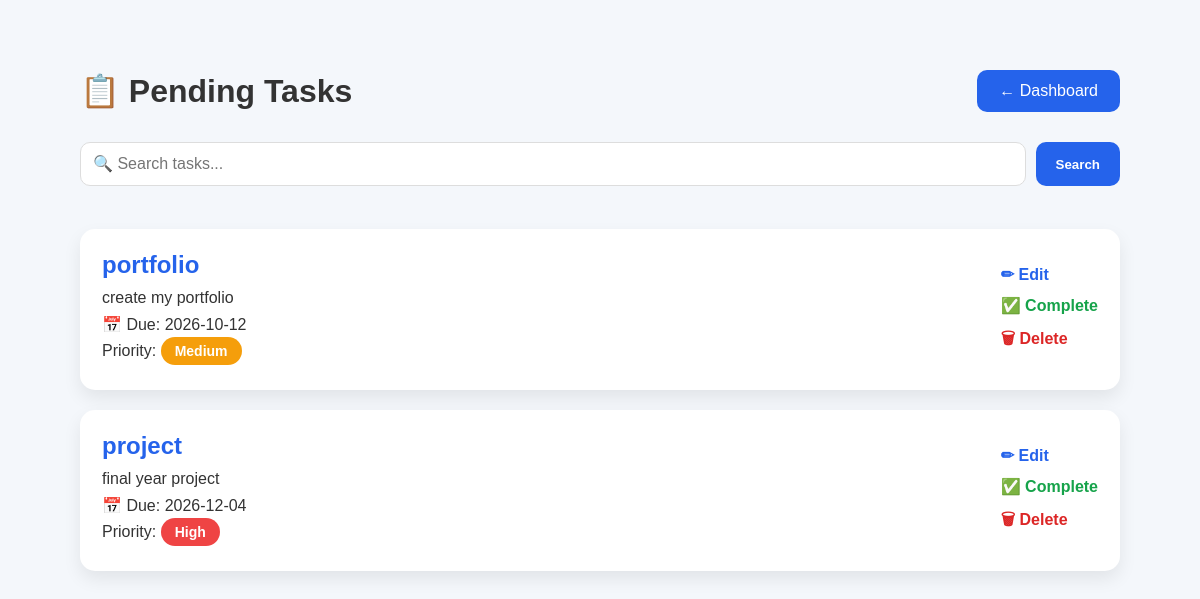
Screenshot of /pending (signed in) with the database file from the repository.
### tables this page shows
CREATE TABLE tasks(
    id INTEGER PRIMARY KEY AUTOINCREMENT,
    user_id INTEGER NOT NULL,
    title TEXT NOT NULL,
    description TEXT,
    due_date TEXT,
    priority TEXT,
    completed INTEGER DEFAULT 0,

    FOREIGN KEY(user_id)
    REFERENCES users(id)
);

### app.py (the view)
@app.route("/pending")
def pending_tasks():
    if "user_id" not in session:
        return redirect("/login")
    search = request.args.get("search", "")
    conn = sqlite3.connect("database/taskflow.db")
    cursor = conn.cursor()
    cursor.execute("""
        SELECT *
        FROM tasks
        WHERE user_id = ?
        AND completed = 0
        AND title LIKE ?
        ORDER BY due_date
    """, (session["user_id"], f"%{search}%"))
    tasks = cursor.fetchall()
    conn.close()
    return render_template(
        "pending_tasks.html",
        tasks=tasks,
        search=search
    )

### templates/pending_tasks.html
<link rel="stylesheet"
      href="{{ url_for('static', filename='css/style.css') }}">
<div class="page-container">
    <div class="page-header">
        <h1>📋 Pending Tasks</h1>
        <a href="/dashboard" class="register-btn">
            ← Dashboard
        </a>
    </div>
    <form method="GET" action="/pending" class="search-form">
    <input
        type="text"
        name="search"
        placeholder="🔍 Search tasks..."
        value="{{ search }}">
    <button type="submit">
        Search
    </button>
</form>
<br>
    {% if tasks %}
        {% for task in tasks %}
        <div class="task-card">
            <div class="task-info">
                <h2>{{ task[2] }}</h2>
                <p>{{ task[3] }}</p>
                <p>📅 Due: {{ task[4] }}</p>
                <p>
                    Priority:
                    <span class="priority {{ task[5]|lower }}">
                        {{ task[5] }}
                    </span>
                </p>
            </div>
            <div class="task-buttons">
                <a href="/edit_task/{{ task[0] }}" class="edit-btn">
                    ✏ Edit
                </a>
                <a href="/complete_task/{{ task[0] }}" class="complete-btn">
                    ✅ Complete
                </a>
                <a href="/delete_task/{{ task[0] }}"
                    class="delete-btn"
                    onclick="return confirm('Are you sure you want to delete this task?');">
                     🗑 Delete
                </a>
            </div>
        </div>
        {% endfor %}
    {% else %}
        <div class="empty-state">
            <h2>🎉 No pending tasks</h2>
            <p>Everything has been completed.</p>
        </div>
    {% endif %}
</div>

### static/css/style.css (style rules this page uses)
* { margin:0; padding:0; box-sizing:border-box; }
a { text-decoration:none; }
button { cursor:pointer; transition:.3s; }
.register-btn { background:#2563eb; color:white !important; padding:12px 22px; border-radius:10px; }
.task-card { background:white; border-radius:15px; padding:22px; margin-bottom:20px; display:flex; justify-content:space-between; align-items:center; box-shadow:0 8px 18px rgba(0,0,0,.08); }
.task-info h2 { color:#2563eb; margin-bottom:10px; }
.task-info p { margin:8px 0; }
.task-buttons { display:flex; flex-direction:column; gap:12px; }
.edit-btn, .complete-btn, .delete-btn { text-decoration:none; font-weight:bold; }
.edit-btn { color:#2563eb; }
.complete-btn { color:#16a34a; }
.delete-btn { color:#dc2626; }
.priority { padding:6px 14px; border-radius:30px; color:white; font-size:14px; font-weight:bold; }
.priority.high { background:#ef4444; }
.priority.medium { background:#f59e0b; }
.page-container { max-width:1100px; margin:40px auto; padding:30px; }
.page-header { display:flex; justify-content:space-between; align-items:center; margin-bottom:30px; }
.search-form { display:flex; gap:10px; margin-bottom:25px; }
.search-form input { flex:1; padding:12px; border:1px solid #ddd; border-radius:10px; font-size:16px; }
.search-form button { background:#2563eb; color:white; border:none; padding:12px 20px; border-radius:10px; cursor:pointer; font-weight:bold; }

### rows the page displays
tasks: title "portfolio", description "create my portfolio", due_date "2026-10-12", priority "Medium"
tasks: title "project", description "final year project", due_date "2026-12-04", priority "High"
